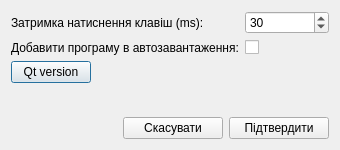
<?xml version="1.0" encoding="UTF-8"?>
<ui version="4.0">
 <class>SettingsWindow</class>
 <widget class="QDialog" name="SettingsWindow">
  <property name="geometry">
   <rect>
    <x>0</x>
    <y>0</y>
    <width>340</width>
    <height>150</height>
   </rect>
  </property>
  <property name="minimumSize">
   <size>
    <width>330</width>
    <height>150</height>
   </size>
  </property>
  <property name="maximumSize">
   <size>
    <width>340</width>
    <height>150</height>
   </size>
  </property>
  <property name="windowTitle">
   <string>Налаштування</string>
  </property>
  <layout class="QVBoxLayout" name="verticalLayout">
   <item>
    <layout class="QFormLayout" name="dataLayout">
     <item row="0" column="0">
      <widget class="QLabel" name="delayLabel">
       <property name="text">
        <string>Затримка натиснення клавіш (ms):</string>
       </property>
      </widget>
     </item>
     <item row="1" column="0">
      <widget class="QLabel" name="autoStartLabel">
       <property name="text">
        <string>Добавити програму в автозавантаження:</string>
       </property>
      </widget>
     </item>
     <item row="1" column="1">
      <widget class="QCheckBox" name="autoStartCheckBox">
       <property name="text">
        <string/>
       </property>
      </widget>
     </item>
     <item row="2" column="0">
      <widget class="QPushButton" name="QtVersionButton">
       <property name="minimumSize">
        <size>
         <width>80</width>
         <height>0</height>
        </size>
       </property>
       <property name="maximumSize">
        <size>
         <width>80</width>
         <height>16777215</height>
        </size>
       </property>
       <property name="text">
        <string>Qt version</string>
       </property>
      </widget>
     </item>
     <item row="0" column="1">
      <widget class="QSpinBox" name="delaySpinBox">
       <property name="minimumSize">
        <size>
         <width>50</width>
         <height>0</height>
        </size>
       </property>
       <property name="minimum">
        <number>1</number>
       </property>
       <property name="maximum">
        <number>999</number>
       </property>
       <property name="value">
        <number>30</number>
       </property>
      </widget>
     </item>
    </layout>
   </item>
   <item>
    <layout class="QHBoxLayout" name="buttonLayout">
     <item>
      <spacer name="buttonSpacer">
       <property name="orientation">
        <enum>Qt::Horizontal</enum>
       </property>
       <property name="sizeHint" stdset="0">
        <size>
         <width>40</width>
         <height>20</height>
        </size>
       </property>
      </spacer>
     </item>
     <item>
      <widget class="QPushButton" name="backButton">
       <property name="minimumSize">
        <size>
         <width>100</width>
         <height>0</height>
        </size>
       </property>
       <property name="maximumSize">
        <size>
         <width>100</width>
         <height>16777215</height>
        </size>
       </property>
       <property name="text">
        <string>Скасувати</string>
       </property>
      </widget>
     </item>
     <item>
      <widget class="QPushButton" name="doneButton">
       <property name="minimumSize">
        <size>
         <width>100</width>
         <height>0</height>
        </size>
       </property>
       <property name="maximumSize">
        <size>
         <width>100</width>
         <height>16777215</height>
        </size>
       </property>
       <property name="text">
        <string>Підтвердити</string>
       </property>
      </widget>
     </item>
    </layout>
   </item>
  </layout>
 </widget>
 <resources/>
 <connections/>
</ui>
